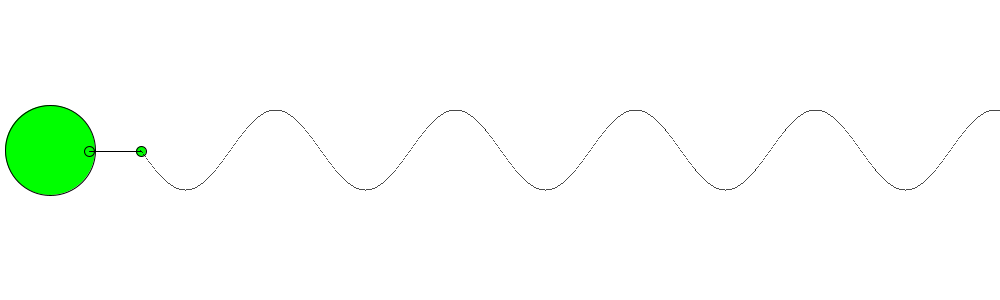
Frame 1 (no input)
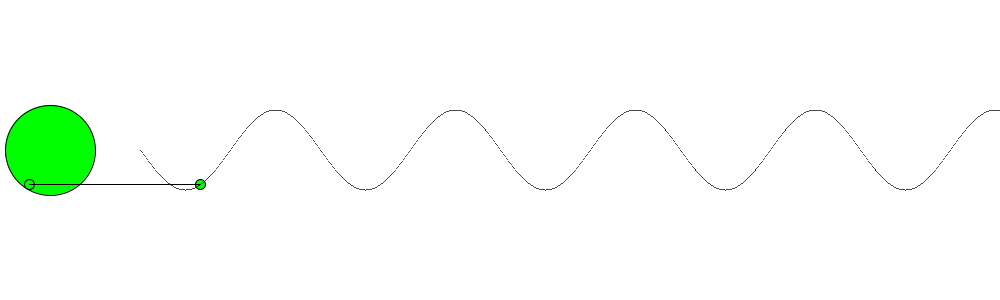
Frame 60 (the mouse pressed at the canvas centre just before this capture)
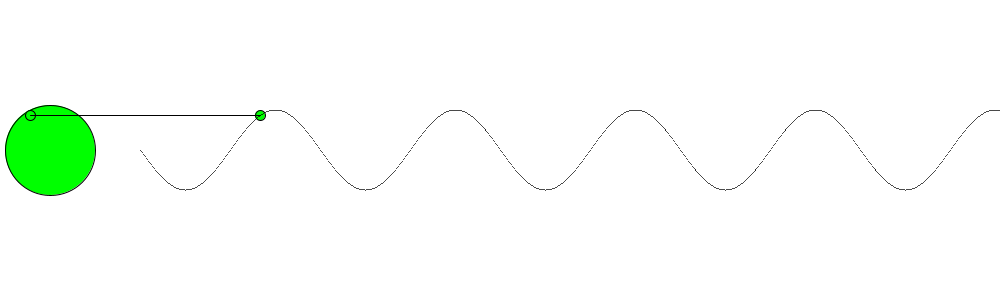
Frame 120 (the mouse held since frame 60 and released just before this capture)

The Processing sketch that drew these frames (run headless with seeded random() and noise(); from frame 60 on, the mouse is pressed at the canvas centre):

// Processing sketch: processing_131681
// ── processing_131681.pde

float x = 140;
float angle = 0;
float angle2 = 0;
float radius = 40;
float inc = 2;
float inc2 = 2;
float y = sin(radians(angle)) * radius;
float y2 = sin(radians(angle)) * radius;
float x1 = cos(radians(angle)) * radius + 50; 
float x2 = 0;
float circe1 = 90;



void setup()
{
 size(1000, 300); 
}

void draw()
{
  smooth();
    background(255);
    fill(0, 255, 0);

ellipse(50, 150, circe1, circe1);

  if (angle >= 360)
  {
    angle = 0;
  }
  
  if ( x >= 1000)
  {
    x = 140;
    angle = 0;
     y = sin(radians(angle)) * radius;
  }
   angle += inc;
    y = sin(radians(angle)) * radius + 150;
    x1 = cos(radians(angle)) * radius + 50; 
  x = x + 1;
    ellipse(x, y, 10, 10);
    ellipse(x1, y, 10, 10);
    angle2 = 0;
    
     for (int i = 0; i< width; i++){
    x2 = cos(radians(angle2))*(radius);
    y2 = 150 + sin(radians(angle2))*(radius);
    point(140 + i, y2);
    angle2 += inc2;
  }
  
  line(x1, y, x, y);
  

}
